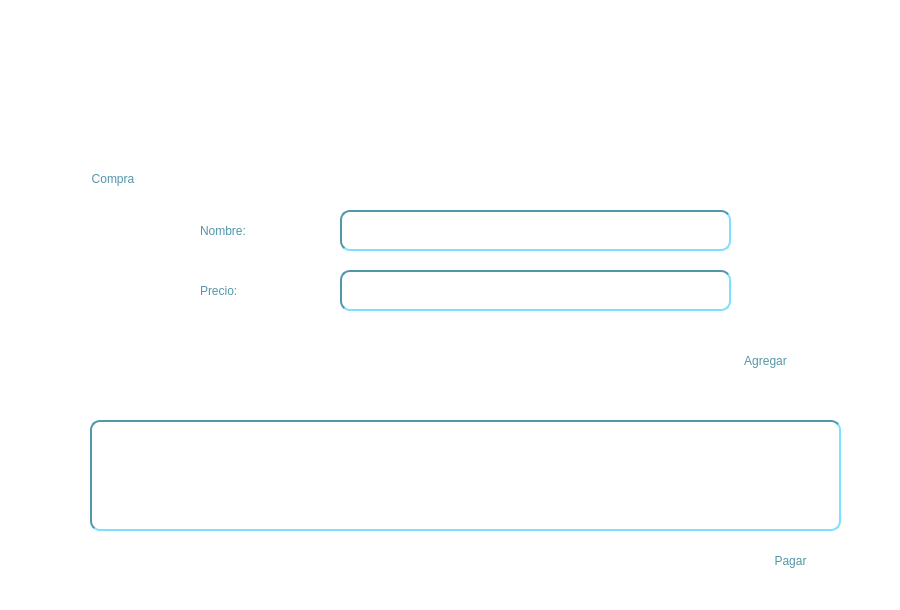
<?xml version="1.0" encoding="UTF-8"?>
<ui version="4.0">
 <class>formularioCompra</class>
 <widget class="QWidget" name="formularioCompra">
  <property name="geometry">
   <rect>
    <x>0</x>
    <y>0</y>
    <width>900</width>
    <height>610</height>
   </rect>
  </property>
  <property name="windowTitle">
   <string>Form</string>
  </property>
  <property name="styleSheet">
   <string notr="true">QWidget
{
	background: rgb(255, 255, 255);
}

QPushButton
{
	border-width: 1.5px;
	border-color: rgb(82, 150, 170);
	border-radius:5px;
	padding: 0 8px;
	background-color:rgb(255, 255, 255);
	font: 20pt &quot;Yu Gothic&quot;;

	color:rgb(82, 150, 170)
}

QPushButton:hover
{
	font: 23pt &quot;Yu Gothic&quot;;
	color:rgb(82, 150, 170);
}

QGroupBox
{
	border-width: .8px;
	border-color: rgb(82, 150, 170);
	border-style: inset;
	border-radius:5px;
	padding: 0 8px;
	background-color:rgb(255, 255, 255);
	font: 20pt &quot;Yu Gothic&quot;;
	color:rgb(82, 150, 170)
}

QGroupBox QPushButton
{
	border-width: 0px;
	font: 20pt &quot;Yu Gothic&quot;;
	color:rgb(82, 150, 170);
}

QGroupBox QPushButton:hover
{
	font: 20pt &quot;Yu Gothic&quot;;
	color:rgb(0, 0, 127)
}

QGroupBox QLabel
{
	border-width: 0px;
	font: 18pt &quot;Yu Gothic&quot;;
	color:rgb(82, 150, 170);
}

QLineEdit
{
	border-width: 2px;
	border-color: rgb(82, 150, 170);
	border-style: inset;
	border-radius:10px;
	padding: 0 8px;
	background-color:rgb(255, 255, 255);
}

QTableWidget
{
border-width: 2px;
	border-color: rgb(82, 150, 170);
	border-style: inset;
	border-radius:10px;
	padding: 0 8px;
	background-color:rgb(255, 255, 255);
	font: 75 10pt &quot;Century Gothic&quot;;
	color:rgb(82, 150, 170)	
}
</string>
  </property>
  <widget class="QWidget" name="widget" native="true">
   <property name="geometry">
    <rect>
     <x>0</x>
     <y>0</y>
     <width>900</width>
     <height>610</height>
    </rect>
   </property>
   <widget class="QLabel" name="barraBBVA">
    <property name="geometry">
     <rect>
      <x>0</x>
      <y>0</y>
      <width>47</width>
      <height>611</height>
     </rect>
    </property>
    <property name="styleSheet">
     <string notr="true">border-image: url(:/imagenes/barraColores.jpg);</string>
    </property>
    <property name="text">
     <string/>
    </property>
   </widget>
   <widget class="QLabel" name="logoBBVA">
    <property name="geometry">
     <rect>
      <x>370</x>
      <y>70</y>
      <width>241</width>
      <height>91</height>
     </rect>
    </property>
    <property name="styleSheet">
     <string notr="true">border-image: url(:/imagenes/logoBBVA.jpg);</string>
    </property>
    <property name="text">
     <string/>
    </property>
   </widget>
   <widget class="QGroupBox" name="groupBox">
    <property name="geometry">
     <rect>
      <x>90</x>
      <y>170</y>
      <width>751</width>
      <height>161</height>
     </rect>
    </property>
    <property name="title">
     <string>Compra</string>
    </property>
    <widget class="QLabel" name="label">
     <property name="geometry">
      <rect>
       <x>110</x>
       <y>40</y>
       <width>181</width>
       <height>41</height>
      </rect>
     </property>
     <property name="text">
      <string>Nombre:</string>
     </property>
    </widget>
    <widget class="QLineEdit" name="lineEdit">
     <property name="geometry">
      <rect>
       <x>250</x>
       <y>40</y>
       <width>391</width>
       <height>41</height>
      </rect>
     </property>
    </widget>
    <widget class="QLabel" name="label_3">
     <property name="geometry">
      <rect>
       <x>110</x>
       <y>100</y>
       <width>181</width>
       <height>41</height>
      </rect>
     </property>
     <property name="text">
      <string>Precio:</string>
     </property>
    </widget>
    <widget class="QLineEdit" name="lineEdit_2">
     <property name="geometry">
      <rect>
       <x>250</x>
       <y>100</y>
       <width>391</width>
       <height>41</height>
      </rect>
     </property>
    </widget>
   </widget>
   <widget class="QPushButton" name="pushButton">
    <property name="geometry">
     <rect>
      <x>680</x>
      <y>340</y>
      <width>171</width>
      <height>41</height>
     </rect>
    </property>
    <property name="styleSheet">
     <string notr="true">background-color: none;</string>
    </property>
    <property name="text">
     <string>Agregar</string>
    </property>
   </widget>
   <widget class="QTableWidget" name="tableWidget">
    <property name="geometry">
     <rect>
      <x>90</x>
      <y>420</y>
      <width>751</width>
      <height>111</height>
     </rect>
    </property>
    <property name="styleSheet">
     <string notr="true"/>
    </property>
   </widget>
   <widget class="QPushButton" name="pushButton_2">
    <property name="geometry">
     <rect>
      <x>720</x>
      <y>540</y>
      <width>141</width>
      <height>41</height>
     </rect>
    </property>
    <property name="text">
     <string>Pagar</string>
    </property>
   </widget>
   <widget class="QPushButton" name="botonTienda_2">
    <property name="geometry">
     <rect>
      <x>820</x>
      <y>10</y>
      <width>71</width>
      <height>61</height>
     </rect>
    </property>
    <property name="styleSheet">
     <string notr="true"/>
    </property>
    <property name="text">
     <string/>
    </property>
    <property name="icon">
     <iconset resource="imagenes.qrc">
      <normaloff>:/imagenes/regresar.png</normaloff>:/imagenes/regresar.png</iconset>
    </property>
    <property name="iconSize">
     <size>
      <width>60</width>
      <height>60</height>
     </size>
    </property>
   </widget>
   <zorder>logoBBVA</zorder>
   <zorder>barraBBVA</zorder>
   <zorder>groupBox</zorder>
   <zorder>pushButton</zorder>
   <zorder>tableWidget</zorder>
   <zorder>pushButton_2</zorder>
   <zorder>botonTienda_2</zorder>
  </widget>
 </widget>
 <resources>
  <include location="imagenes.qrc"/>
 </resources>
 <connections/>
</ui>
